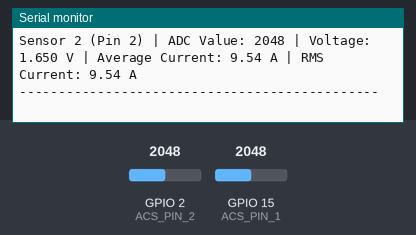
A sketch run on a simulated ESP32. On the bench: the last lines printed to the serial monitor. Inputs (shaded band) come from the test bench; at power-on: GPIO 2 (ACS_PIN_2) = 2048, GPIO 15 (ACS_PIN_1) = 2048 (analog values on the 0–4095 scale).

Above: at 2.2 s.
2.3 s: GPIO 2 (ACS_PIN_2) set to 2866
At 3.41 s:
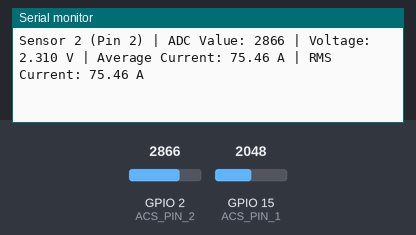
3.8 s: GPIO 15 (ACS_PIN_1) set to 2866
At 5.1 s:
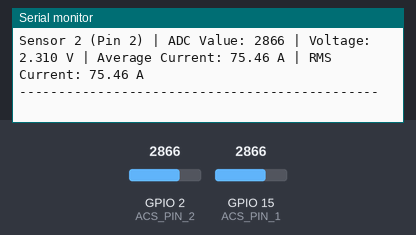
5.3 s: GPIO 2 (ACS_PIN_2) set to 3603
At 6.5 s:
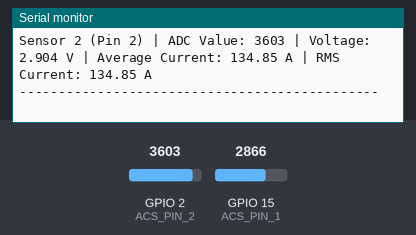
6.8 s: GPIO 15 (ACS_PIN_1) set to 3603
At 8.6 s:
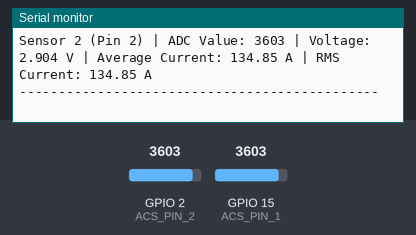
Timing chart, 0 to 9.3 s (numbered marks = the images above; inputs shaded):
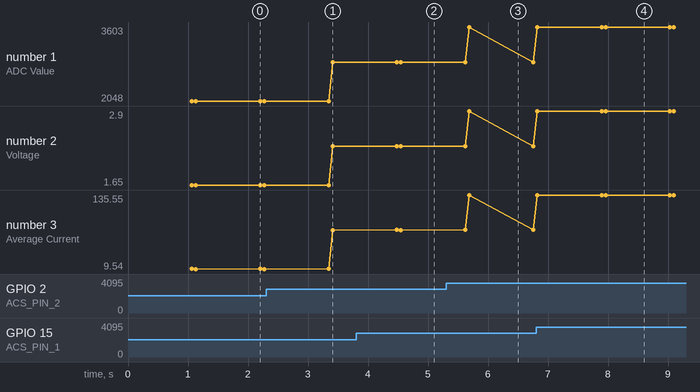

The sketch:

acs2.ino
```cpp
/*
 * Program for Reading Current Values with Two ACS758 100A Current Sensors and ESP32
 *
 * This program reads current values from two ACS758 100A current sensors
 * connected to an ESP32 and displays the results on the Serial Monitor.
 */

// Pins connected to the ACS758 sensor outputs
const int ACS_PIN_1 = 15;  // First sensor connected to GPIO15
const int ACS_PIN_2 = 2;   // Second sensor connected to GPIO2

// ACS758 100A sensor parameters
const float VOLTAGE_REF = 3.3;       // ESP32 ADC reference voltage in volts
const float SENSITIVITY = 10.0;      // 20 mV/A for ACS758 100A model
const float ZERO_CURRENT_OFFSET_1 = 1.548; // Adjusted based on no-load readings for sensor 1
const float ZERO_CURRENT_OFFSET_2 = 1.555; // Adjusted based on no-load readings for sensor 2

// Variables for calculations
float voltage1, voltage2;
float current1, current2;

// ADC resolution (ESP32 has 12-bit ADC: 0-4095)
const float ADC_RESOLUTION = 4095.0;

void setup() {
  // Initialize serial communication
  Serial.begin(115200);

  // Set ADC resolution to 12 bits (0-4095)
  analogReadResolution(12);

  // Configure ADC
  analogSetAttenuation(ADC_11db);  // Set ADC attenuation for full 3.3V range

  Serial.println("Dual ACS758 100A Current Sensor Reading Program");
  Serial.println("==============================================");
  delay(1000);
}

void loop() {
  // Read and process sensor 1
  readSensor(ACS_PIN_1, ZERO_CURRENT_OFFSET_1, "Sensor 1 (Pin 15)");

  // Read and process sensor 2
  readSensor(ACS_PIN_2, ZERO_CURRENT_OFFSET_2, "Sensor 2 (Pin 2)");

  // Print a separator line
  Serial.println("----------------------------------------------");

  delay(1000); // Update every 1 second
}

void readSensor(int sensorPin, float zeroOffset, const char* sensorName) {
  // Variables for averaging and RMS calculation
  long sumSensorValue = 0;
  float sumVoltage = 0;
  float sumCurrent = 0;
  float sumCurrentSquared = 0;  // For RMS calculation
  const int numSamples = 30;    // Average 30 readings

  // Collect samples
  for (int i = 0; i < numSamples; i++) {
    // Read the sensor value
    int sensorValue = analogRead(sensorPin);
    sumSensorValue += sensorValue;

    // Convert the analog reading to voltage
    float sampleVoltage = (sensorValue / ADC_RESOLUTION) * VOLTAGE_REF;
    sumVoltage += sampleVoltage;

    // Calculate current based on sensitivity and zero current offset
    float sampleCurrent = (sampleVoltage - zeroOffset) / (SENSITIVITY / 1000.0);
    sumCurrent += sampleCurrent;

    // Square the current for RMS calculation
    sumCurrentSquared += sampleCurrent * sampleCurrent;

    delay(2); // Small delay between readings
  }

  // Calculate averages
  int avgSensorValue = sumSensorValue / numSamples;
  float voltage = sumVoltage / numSamples;
  float current = sumCurrent / numSamples;

  // Calculate RMS current
  float rmsCurrentSquared = sumCurrentSquared / numSamples;
  float rmsCurrent = sqrt(rmsCurrentSquared);

  // Print the results
  Serial.print(sensorName);
  Serial.print(" | ADC Value: ");
  Serial.print(avgSensorValue);
  Serial.print(" | Voltage: ");
  Serial.print(voltage, 3);
  Serial.print(" V | Average Current: ");
  Serial.print(current, 2);
  Serial.print(" A | RMS Current: ");
  Serial.print(rmsCurrent, 2);
  Serial.println(" A");
}
```

Measured:
- after the input at 2.3 s, the serial monitor: prints a new line after 1.1 s (image 1)
- after the input at 3.8 s, the serial monitor: prints a new line after 0.68 s (image 2)
- after the input at 5.3 s, the serial monitor: prints a new line after 0.38 s (image 3)
- after the input at 6.8 s, the serial monitor: prints a new line after 1.1 s (image 4)
- plotted number 1: 2048 → 2866 after the input at 2.3 s
- plotted number 2: 1.65 → 2.31 after the input at 2.3 s
- plotted number 3: 9.54 → 75.46 after the input at 2.3 s
